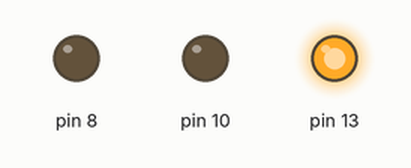
Bench run of a sketch on a simulated Arduino Uno, built with avr-gcc and run on an emulated ATmega328P. On the bench: output pins drawn as LEDs (lit = HIGH).

Above: at 0.02 s.
At 0.45 s:
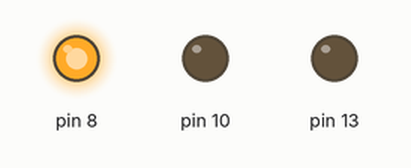
At 1.37 s:
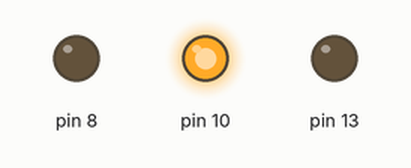
At 2.72 s:
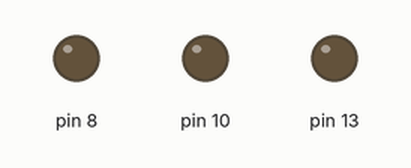
Timing chart, 0 to 3.0 s (numbered marks = the images above):
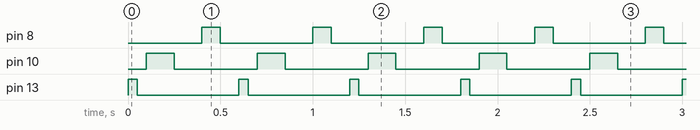

The sketch:

sketch_start2.ino
```cpp
//circuit link: https://www.tinkercad.com/things/gUUlQyihvTE
void setup() {
  // put your setup code here, to run once:
  pinMode(13,OUTPUT);
  pinMode(10,OUTPUT);
  pinMode(8,OUTPUT);
}

void loop() {
  // put your main code here, to run repeatedly
  digitalWrite(13,HIGH);
  delay(50);
  digitalWrite(13,LOW);
  delay(50);

  digitalWrite(10,HIGH);
  delay(150);
  digitalWrite(10,LOW);
  delay(150);

  digitalWrite(8,HIGH);
  delay(100);
  digitalWrite(8,LOW);
  delay(100);
}
```

Measured:
- by itself, pin 8: alternates HIGH for 0.10 s and LOW for 0.50 s
- by itself, pin 10: alternates HIGH for 0.15 s and LOW for 0.45 s
- by itself, pin 13: alternates HIGH for 0.05 s and LOW for 0.55 s
